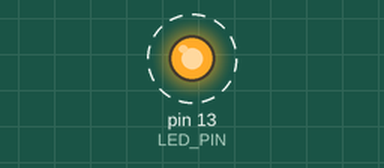
Recording of a sketch running on a simulated Arduino Uno, built with avr-gcc and run on an emulated ATmega328P. Shown: output pins drawn as LEDs (lit = HIGH). Dashed ring = blinking. What the sketch prints to the serial monitor is not drawn.

Above: at 0.15 s.
Timing chart, 0 to 3.0 s (numbered marks = the images above):
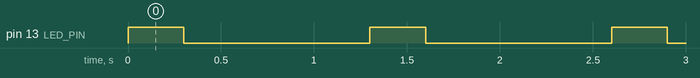

The sketch:

rs232_test.ino
```cpp
int LED_PIN = 13;

void setup() {
  // put your setup code here, to run once:
  pinMode(LED_PIN, OUTPUT);
  Serial.begin(9600);
}

void loop() {
  // put your main code here, to run repeatedly:
  digitalWrite(LED_PIN, HIGH);
  Serial.println("ON");
  delay(300);
  digitalWrite(LED_PIN, LOW);
  Serial.println("OFF");
  delay(1000);
}
```

Measured:
- by itself, pin 13 (LED_PIN): alternates HIGH for 0.30 s and LOW for 1.0 s
